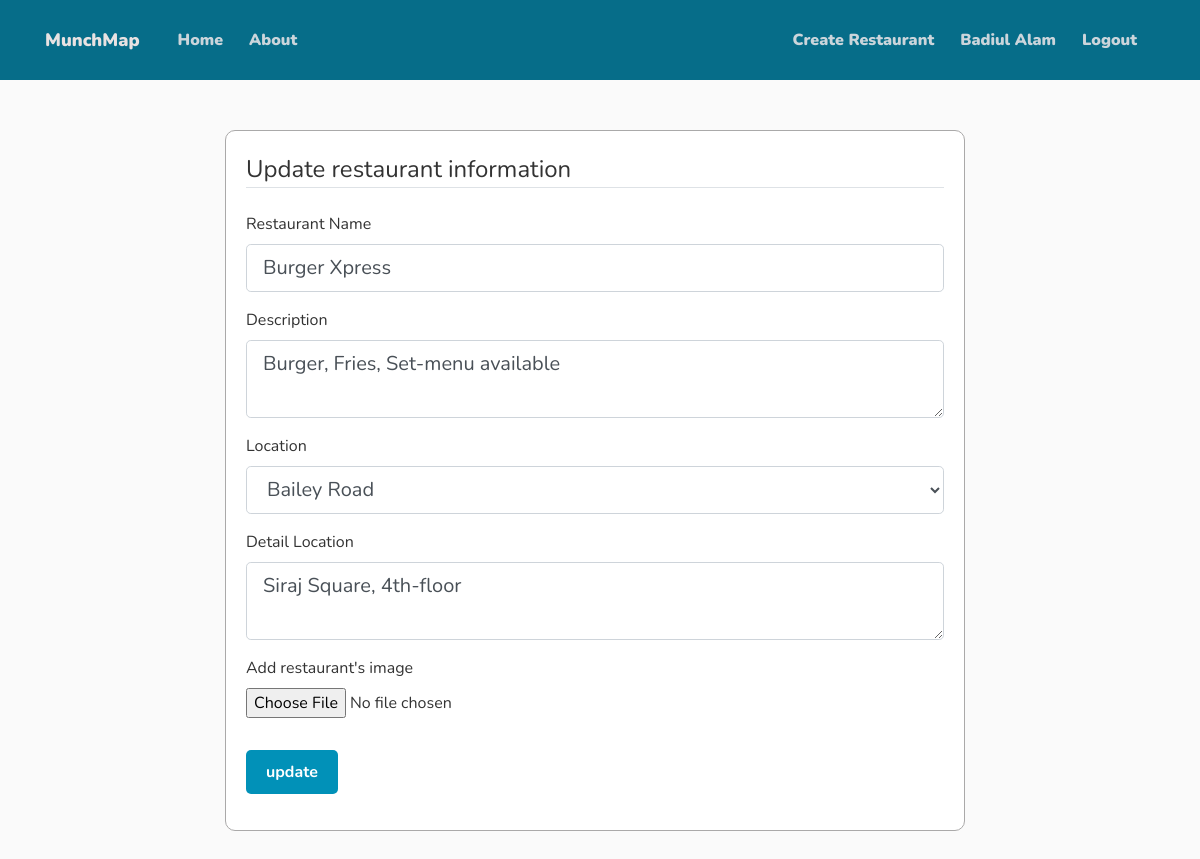
Screenshot of /restaurant/1/update (signed in) with the database file from the repository.
### website/models.py (models this page shows, shortened)
class User(db.Model, UserMixin):
    id = db.Column(db.Integer, primary_key=True)
    username = db.Column(db.String(20), unique=True, nullable=False)
    email = db.Column(db.String(120), unique=True, nullable=False)
    image_file = db.Column(db.String(20), nullable=False,
                           default='default.jpg')
    password = db.Column(db.String(60), nullable=False)
    restaurants = db.relationship('Restaurant', backref='owner', lazy=True)
    restaurant_reviews = db.relationship(
        'RestaurantReview', backref='reviewer', lazy=True)
    food_reviews = db.relationship('FoodReview', backref='reviewer', lazy=True)

class Restaurant(db.Model):
    id = db.Column(db.Integer, primary_key=True)
    name = db.Column(db.String(100), nullable=False)
    owner_id = db.Column(db.Integer, db.ForeignKey('user.id'), nullable=False)
    image_file = db.Column(db.String(20), nullable=False,
                           default='default.jpg')
    location = db.Column(db.String(100), nullable=False)
    description = db.Column(db.Text, nullable=False, default='No description')
    detail_location = db.Column(db.Text)
    rating = db.Column(db.Float, default=0.0)
    foods = db.relationship('Food', backref='belong_to', lazy=True)
    reviews = db.relationship(
        'RestaurantReview', backref='review_for', lazy=True)
    rating_count = db.Column(db.Float, nullable=False, default=0.0)
    total_rating = db.Column(db.Float, nullable=False, default=0.0)
    ratign = db.Column(db.Float, nullable=False, default=0.0)

### website/restaurants/routes.py (the view)
@restaurants.route("/restaurant/<int:restaurant_id>/update", methods=['GET', 'POST'])
@login_required
def update_restaurant(restaurant_id):
    restaurant = Restaurant.query.get_or_404(restaurant_id)
    if restaurant.owner != current_user:
        abort(403)
    form = UpdateForm()
    if form.validate_on_submit():
        restaurant.name = form.name.data
        restaurant.description = form.description.data
        restaurant.location = form.location.data
        restaurant.detail_location = form.detail_location.data
        if form.picture.data:
            picture_file = save_picture(form.picture.data)
            restaurant.image_file = picture_file
        db.session.commit()
        flash('Info has been updated!', 'success')
        return redirect(url_for('restaurants.restaurant', restaurant_id=restaurant.id))
    elif request.method == 'GET':
        form.name.data = restaurant.name
        form.description.data = restaurant.description
        form.location.data = restaurant.location
        form.detail_location.data = restaurant.detail_location
    return render_template('create_restaurant.html', title='Update restaurant',
                           form=form, legend='Update restaurant information')

### website/models.py (called while the page is built)
@login_manager.user_loader
def load_user(user_id):
    return User.query.get(int(user_id))

### website/templates/create_restaurant.html (shortened to what this page needs)
{% extends "layout.html" %} {% block content %}
<div class="create-rest-form">
  <div class="rest-content-section">
    <form method="POST" action="" enctype="multipart/form-data">
      <fieldset class="form-group">
        <legend class="border-bottom mb-4">{{ legend }}</legend>
        <div class="form-group">
          {{ form.name.label(class="form-control-label") }} {% if
          form.name.errors %} {{ form.name(class="form-control form-control-lg
          is-invalid") }}
          <div class="invalid-feedback">
            {% for error in form.name.errors %}
            <span>{{ error }}</span>
            {% endfor %}
          </div>
          {% else %} {{ form.name(class="form-control form-control-lg") }} {%
          endif %}
        </div>
        <div class="form-group">
          {{ form.description.label(class="form-control-label") }} {% if
          form.description.errors %} {{ form.description(class="form-control
          form-control-lg is-invalid") }}
          <div class="invalid-feedback">
            {% for error in form.description.errors %}
            <span>{{ error }}</span>
            {% endfor %}
          </div>
          {% else %} {{ form.description(class="form-control form-control-lg")
          }} {% endif %}
        </div>
        <div class="form-group">
          {{ form.location.label(class="form-control-label") }} {% if
          form.location.errors %} {{ form.location(class="form-control
          form-control-lg is-invalid") }}
          <div class="invalid-feedback">
            {% for error in form.location.errors %}
            <span>{{ error }}</span>
            {% endfor %}
          </div>
          {% else %} {{ form.location(class="form-control form-control-lg") }}
          {% endif %}
        </div>
        <div class="form-group">
          {{ form.detail_location.label(class="form-control-label") }} {% if
          form.detail_location.errors %} {{
          form.detail_location(class="form-control form-control-lg is-invalid")
          }}
          <div class="invalid-feedback">
            {% for error in form.detail_location.errors %}
            <span>{{ error }}</span>
            {% endfor %}
          </div>
          {% else %} {{ form.detail_location(class="form-control
          form-control-lg") }} {% endif %}
        </div>
        <div class="form-group">
          {{ form.picture.label() }} {{ form.picture(class="form-control-file")
          }}
        </div>
      </fieldset>
      <div class="form-group">
        {{ form.submit(class="btn btn-outline-info") }}
      </div>
    </form>
  </div>
</div>
{% endblock content %}

### website/templates/layout.html (shortened to what this page needs)
<!DOCTYPE html>
<html>
  <head>
    <link
      rel="stylesheet"
      href="https://maxcdn.bootstrapcdn.com/bootstrap/4.0.0/css/bootstrap.min.css"
    />
    <link
      rel="stylesheet"
      type="text/css"
      href="{{ url_for('static', filename='main.css') }}"
    />
    <link
      rel="stylesheet"
      href="https://cdnjs.cloudflare.com/ajax/libs/font-awesome/5.15.3/css/all.min.css"
    />
  </head>
  <body>
    <header class="site-header">
      <nav class="navbar navbar-expand-md navbar-dark bg-steel fixed-top">
        <div class="container">
          <a class="navbar-brand mr-8" href="/">MunchMap</a>
          <div class="collapse navbar-collapse" id="navbarToggle">
            <div class="navbar-nav mr-auto">
              <a class="nav-item nav-link" href="{{ url_for('main.home') }}"
                >Home</a
              >
              <a class="nav-item nav-link" href="{{ url_for('main.about') }}"
                >About</a
              >
            </div>
            <div class="navbar-nav">
              {% if current_user.is_authenticated %}
              <a
                class="nav-item nav-link"
                href="{{ url_for('restaurants.new_restaurant') }}"
                >Create Restaurant</a
              >
              <a class="nav-item nav-link" href="{{ url_for('users.account') }}"
                >{{ current_user.username }}</a
              >
              <a class="nav-item nav-link" href="{{ url_for('users.logout') }}"
                >Logout</a
              >
              {% endif %}
            </div>
          </div>
        </div>
      </nav>
    </header>
    <main role="main" class="container">
      <div class="row">
        <div class="col-md-10">
           {% block content %}{% endblock
          %}
        </div>
      </div>
    </main>
  </body>
</html>

### website/static/main.css (style rules this page uses)
* { font-family: "Nunito", sans-serif; margin: 0; padding: 0; box-sizing: border-box; outline: none; border: none; text-decoration: none; transition: all 0.2s linear; }
html { overflow-x: hidden; scroll-behavior: smooth; scroll-padding-top: 6rem; }
body { background: #fafafa; color: #333333; margin-top: 5rem; }
a { color: black; font-size: large; font-weight: 1000; }
.bg-steel { background-color: #066d89; height: 80px; position: absolute; transition: transform 0.3s ease; top: 0; left: 0; width: 100%; }
.site-header .navbar-nav .nav-link { color: #cbd5db; font-size: medium; margin-right: 10px; }
.site-header .navbar-brand { color: rgb(232, 226, 226); font-size: large; margin-right: 30px; border: #1f2223; }
.rest-content-section { align-self: center; background: #ffffff; padding: 20px; border: 1px solid #aaa9a9; border-radius: 10px; margin-left: 60px; margin-right: auto; }
.btn { display: inline-block; padding: 10px 20px; font-size: 16px; font-weight: bold; text-align: center; text-decoration: none; border-radius: 5px; border: none; background-color: #0191b8; color: #ffffff; cursor: pointer; transition: background-color 0.3s ease; }
.create-rest-form { margin-left: 120px; margin-top: 50px; margin-bottom: 50px; width: 800px; align-self: center; }

### rows the page displays
User: username "Badiul Alam"
Restaurant: name "Burger Xpress", description "Burger, Fries, Set-menu available", location "Bailey Road", detail_location "Siraj Square, 4th-floor"

### other values shown
{{ legend }} "Update restaurant information"
